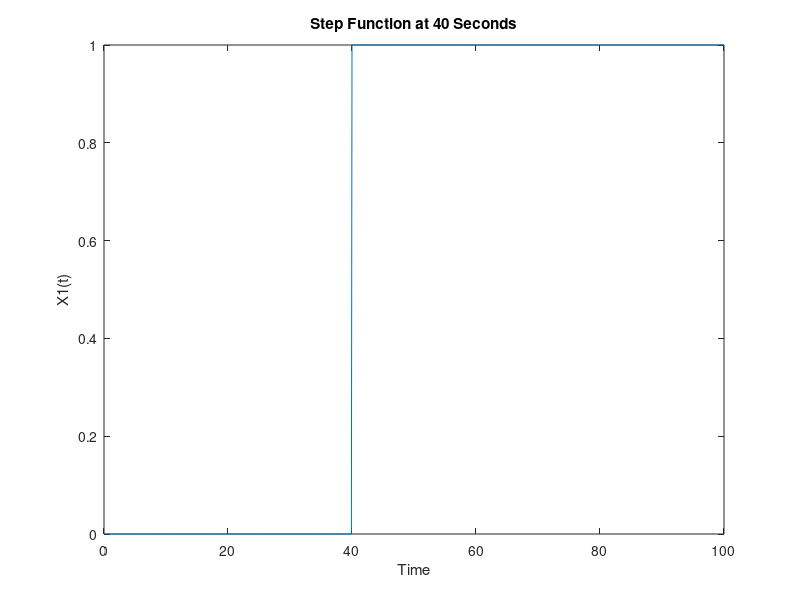
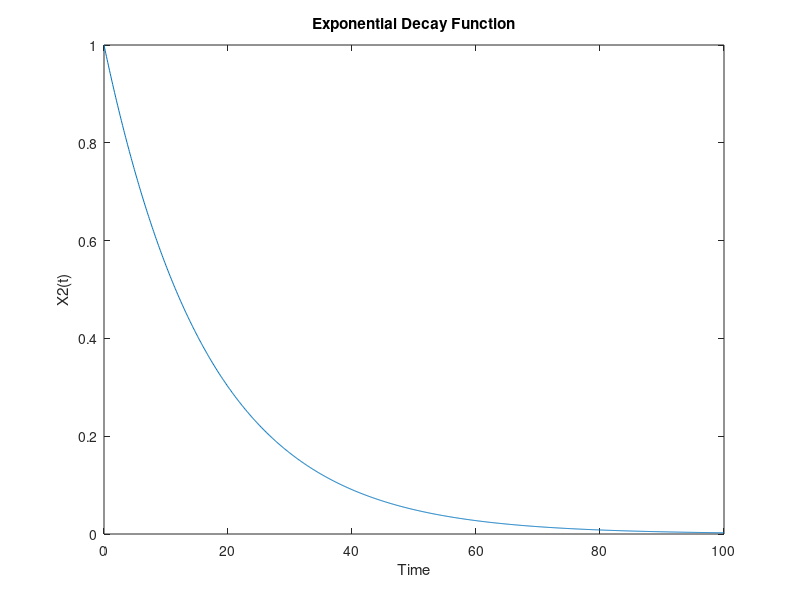
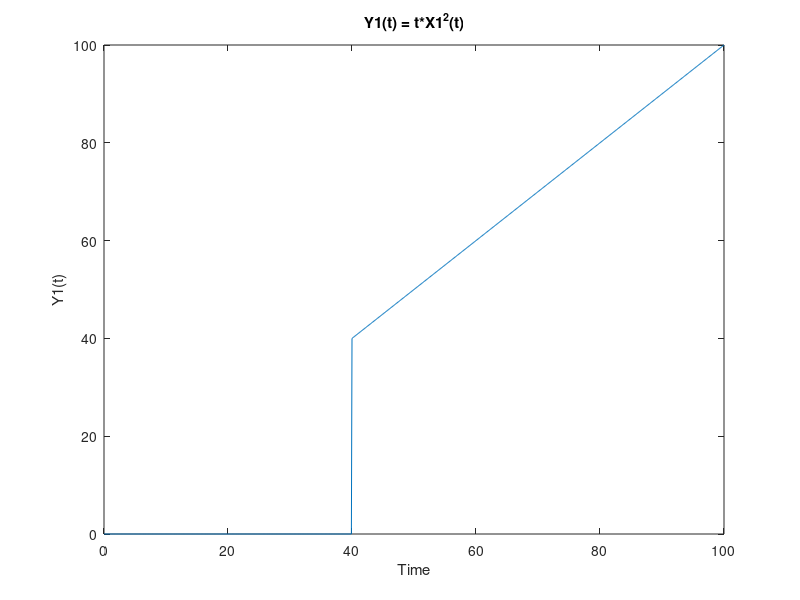
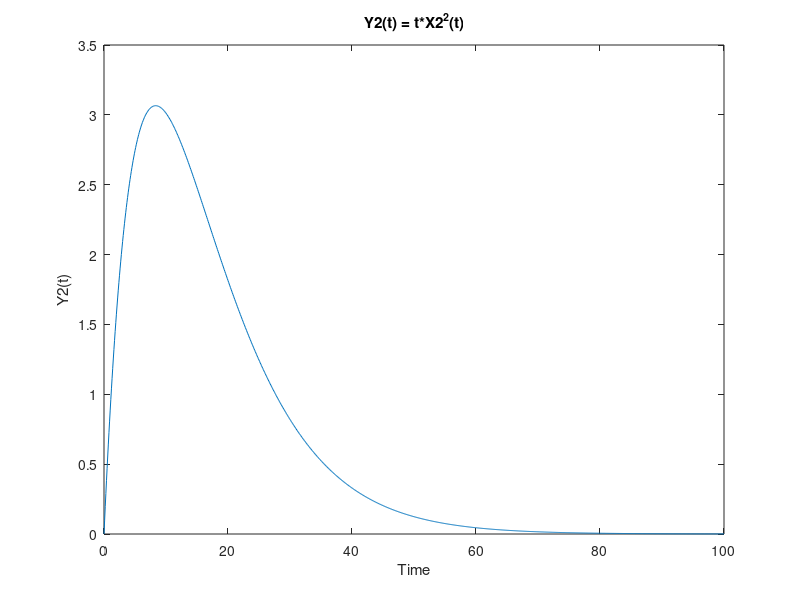

Recreate these plots in MATLAB, in order.
%% Lab 1_2
t = 0:0.1:100;
x1 = zeros(1,1001);
x1(401:1001) = ones(1,601);
x2 = exp(-0.06*t);
figure(1)
plot(t,x1)
title('Step Function at 40 Seconds')
xlabel('Time')
ylabel('X1(t)')
figure(2)
plot(t,x2)
title('Exponential Decay Function')
xlabel('Time')
ylabel('X2(t)')

% Part (b)
y1 = t.*x1.^2;
y2 = t.*x2.^2;
figure(3)
plot(t,y1)
title('Y1(t) = t*X1^2(t)')
xlabel('Time')
ylabel('Y1(t)')
figure(4)
plot(t,y2)
title('Y2(t) = t*X2^2(t)')
xlabel('Time')
ylabel('Y2(t)')

% Part (c)
x3 = x1+x2;
y3 = t.*x3.^2;
figure(5)
plot(t,x3)
title('Sum of X1(t) and X2(t)')
xlabel('Time')
ylabel('X3(t)')
figure(6)
plot(t,y3)
hold

% Part (d)
y4 = y1+y2;
figure(6)
plot(t,y4)
title('Comparing Y3(t) and Y1(t) + Y2(t)')
xlabel('Time')
ylabel('Y(t)')
legend('Y3(t)','Y4(t)')

% Part (e)
x4= zeros(1,1001);
x4(101:1001) = x2(1:901);
y4 = t.*x4.^2;
figure(7)
plot(t,x4)
title('X4(t) = Shifted X2(t)')
xlabel('Time')
ylabel('X4(t)')
figure(8)
plot(t,y4)
hold

% Part (f)
y5 = zeros(1,1001);
y5(101:1001) = y2(1:901);
figure(8)
plot(t,y5)
title('Compare Shifted Y2(t) and Y4(t) = t*X4^2(t)')
xlabel('Time')
ylabel('Y(t)')
legend('Y4(t)','Shifted Y2(t)')